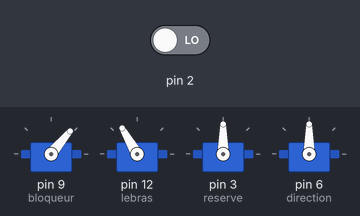
This sketch was run on a simulated Arduino Uno, built with avr-gcc and run on an emulated ATmega328P. On the bench: 4 × servo. Inputs (shaded band) come from the test bench; at power-on: pin 2 LOW.

Above: at 1.2 s.
1.3 s: pin 2 driven HIGH
At 2.9 s:
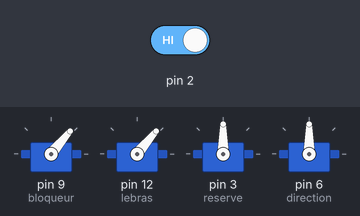
At 4.2 s:
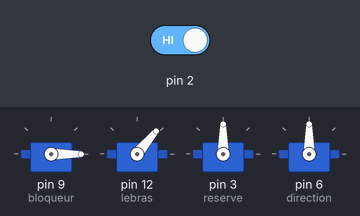
4.3 s: pin 2 driven LOW
At 4.8 s:
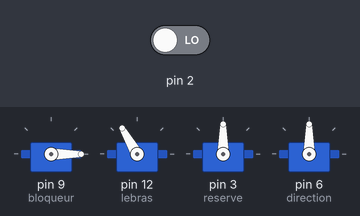
Timing chart, 0 to 7.5 s (numbered marks = the images above; inputs shaded):
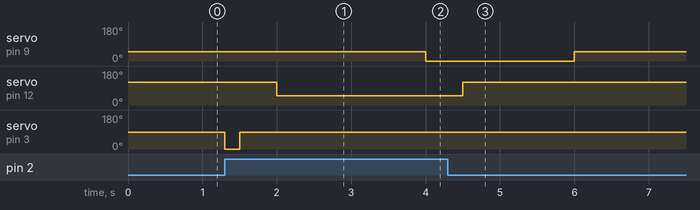

The sketch:

catapulte4.ino
```cpp
/*
   Code 23 - Edurobot.ch, destiné à l'Arduino
   Objectif : Faire bouger le bras d'un servomoteur dans un sens puis dans l'autre, indéfiniment
*/

//*****EN-TÊTE DECLARATIF*****
#include <Servo.h>  // on inclut la bibliothèque pour piloter un servomoteur
Servo direction;
Servo bloqueur;
Servo servo;
Servo lebras;
Servo reserve;  // on crée l'objet monServo
#define pinX    A2
#define pinY    A1
#define swPin    7
int Axe_x = A2;
int servoVal;

void setup()
{
    pinMode(2, INPUT);
    bloqueur.attach(9);
    lebras.attach(12);
    reserve.attach(3); // on définit le Pin utilisé par le servomoteur
    pinMode(pinX, INPUT);
    pinMode (Axe_x, INPUT);
    direction.attach(6);
}


void loop()
{ reserve.write(90);
  lebras.write(120);
  bloqueur.write(50);

        if (digitalRead(2) == HIGH) {
          reserve.write(0);  // le bras du servomoteur prend la position de la variable position
          delay(200);
          reserve.write(90);
          delay(500);
          lebras.write(50);
          delay(2000);
          bloqueur.write(0);
          delay(500);
          lebras.write(120);
          delay(1500);
        }
      /*servoVal = analogRead (Axe_x);
      servoVal = map(servoVal, 0, 1023, 900, 2100);
      direction.writeMicroseconds(servoval);
      delay(30);*/
}

    //for (int position = 90; position >=0; position --){ // cette fois la variable position passe de 180 à 0°
     //   monServo.write(position);  // le bras du servomoteur prend la position de la variable position
      //  delay(15);  // le bras du servomoteur prend la position de la variable position
    //}
```

Measured:
- after the input at 1.3 s, servo on pin 9 (bloqueur): 50° → 0° after 2.7 s; servo on pin 12 (lebras): 120° → 50° after 0.70 s; servo on pin 3 (reserve): 90° → 0° at once, → 90° 0.20 s later
- after the input at 4.3 s, servo on pin 9 (bloqueur): goes on until 6.0 s, then stays 50°; servo on pin 12 (lebras): goes on until 4.5 s, then stays 120°; servo on pin 3 (reserve): stops changing and stays 90°
